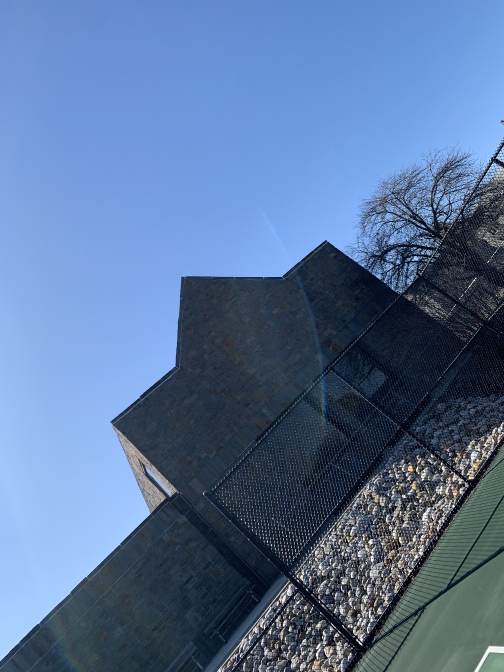
#> input picture RPI Computer Vision/Mosaic Examples/building1.jpg, 1008 x 1344 px (shown at 1/2 size)
$ python seam_carve.py 'Mosaic Examples/building1.jpg'   (older library calls are emulated)
#> lines starting #> are read from the running program, lines starting #| are printed output that depends on the picture
import cv2
import numpy as np
import os
import random
import sys

# Calculates the best vertical seam for an image
def findSeam(color_img):

    img = cv2.cvtColor(color_img,cv2.COLOR_BGR2GRAY)
    height = img.shape[0]
    width = img.shape[1]

    # Calculates partial derivatives
    im_dx = cv2.Sobel(img,cv2.CV_32F,1,0)
    im_dy = cv2.Sobel(img,cv2.CV_32F,0,1)

    # Calculates energies
    energies = abs(im_dx) + abs(im_dy)

    # Matrix for dynamic programming
    W = energies
    W[:,0] = 1000000
    W[:,-1] = 1000000

    for row in range(1,height):

        # Shifted images
        left = W[row - 1,:-2]
        right = W[row - 1,2:]
        center = W[row - 1,1:-1]

        # Finds the minimum W value at every location for the row above it
        mins1 = np.minimum(left,right)
        mins = np.minimum(mins1,center)

        # Adds in the current row energies to the minimum values
        W[row,1:-1] = energies[row,1:-1] + mins


    seam = np.zeros(height)

    # Calculates the final seam location
    last = int(np.argmin(W[-1,:]))
    seam[-1] = last

    # Creates the seam by backtracing through the image
    for row in range(height - 2,-1,-1):

        triple = W[row,last - 1:last + 2]
        index_shift = int(np.argmin(triple)) - 1
        seam[row] = last + index_shift
        last = int(seam[row])

    return seam


# Given a vertical seam on an image, colors all pixels along the seam red (0,0,255) in BGR
def colorSeam(color_img,seam):

    for row in range(0,color_img.shape[0]):
        seam_value = int(seam[row])
        color_img[row,seam_value] = np.array([0,0,255])
    return color_img


# Given vertical seam column locations for an image, removes all seam pixels to resize image
def removeSeam(color_img,seam):

    height = color_img.shape[0]
    width = color_img.shape[1]
    new_color_img = np.zeros((height,width - 1,3))

    for row in range(height):

        seam_value = int(seam[row])

        # Slices to the left and right of targeted pixel
        left = color_img[row,:seam_value]
        right = color_img[row,seam_value + 1:]

        # Puts row back together
        new_color_img[row,:] = np.concatenate((left,right),axis=0)

    return new_color_img


#Finds average energy along vertical seam
def findEnergy(color_img,seam):

    # Calculates partial derivatives
    img = cv2.cvtColor(color_img,cv2.COLOR_BGR2GRAY).astype(np.float32)
    im_dx = cv2.Sobel(img,cv2.CV_32F,1,0)
    im_dy = cv2.Sobel(img,cv2.CV_32F,0,1)

    # Calculates energies
    energies = abs(im_dx) + abs(im_dy)

    # Finds average enery along seam
    height = color_img.shape[0]
    total = 0
    for row in range(height):
        seam_value = int(seam[row])
        total += energies[row,seam_value]

    return total / height


if __name__ == "__main__":


    # Input file
    in_file = sys.argv[1]

    # Checks for valid command line arguments
    prefix = in_file[:-4]
    file_extension = in_file[-4:]

    valid_extensions = ['.jpg','.png']
    if file_extension not in valid_extensions:
        print('Invalid Filename')
        exit()

    # Output filenames
    seam_outfile = f"{prefix}_seam{file_extension}"
    final_outfile = f"{prefix}_final{file_extension}"


    # Reads in image in color
    color_img = cv2.imread(in_file).astype(np.float32)
    height = color_img.shape[0]
#> height = 1344
    width = color_img.shape[1]
#> width = 1008

    # Number of seams to remove
    n_iterations = np.abs(width - height)
#> n_iterations = 336

    # Stores energies of each seam
    energies = []

    # If image is tall, flip to remove horizontal seams
    flip = (height > width)
#> flip = True
    if flip:
        color_img = np.transpose(color_img,(1,0,2))
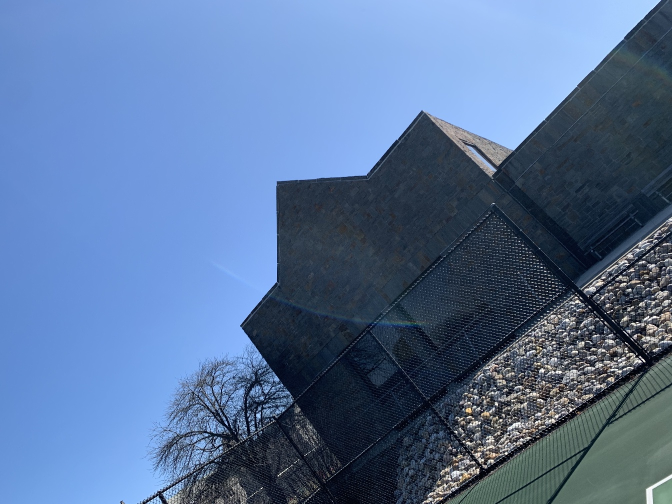
#> color_img: shape (1008, 1344, 3) float32 (shown at 1/2 size); mean B, G, R 153.3, 114.4, 88.1


    #Iterates until image is square
    for itr in range(n_iterations):

        # Find Seam
        seam = findSeam(color_img)

        # If on the first iteration, colors the seam red and prints the image
        if itr == 0:
            colorSeam(color_img,seam)
            if flip:
                flipped = np.transpose(color_img,(1,0,2))
                cv2.imwrite(seam_outfile,color_img)
            else:
                cv2.imwrite(seam_outfile,color_img)

        # Store energies
        energy = findEnergy(color_img,seam)
        energies.append(energy)

        # Removes the seam to create a reduced image (by one column)
        color_img = removeSeam(color_img,seam).astype(np.float32)
#> this loop made 336 passes
#> energy on passes 1 to 3: 44.97, 0.386, 0.415
#> pass 1, in findSeam, `img = cv2.cvtColor(color_img,cv2.COLOR_BGR2GRAY)`:
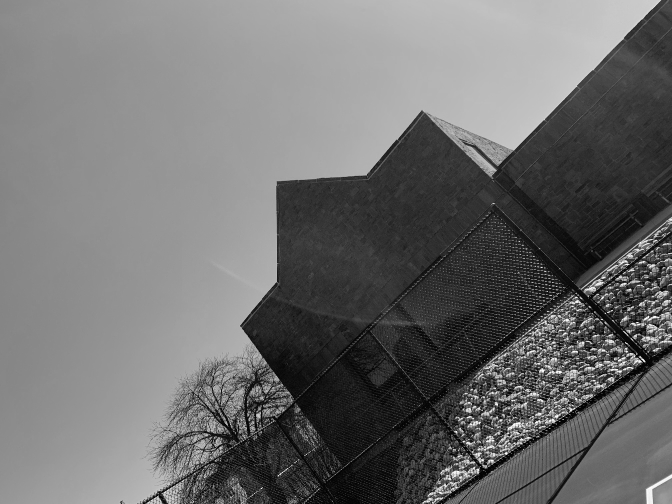
#> img: shape (1008, 1344) float32 (shown at 1/2 size); min 0, max 255, mean 111
#> pass 1, in findSeam, `im_dx = cv2.Sobel(img,cv2.CV_32F,1,0)`:
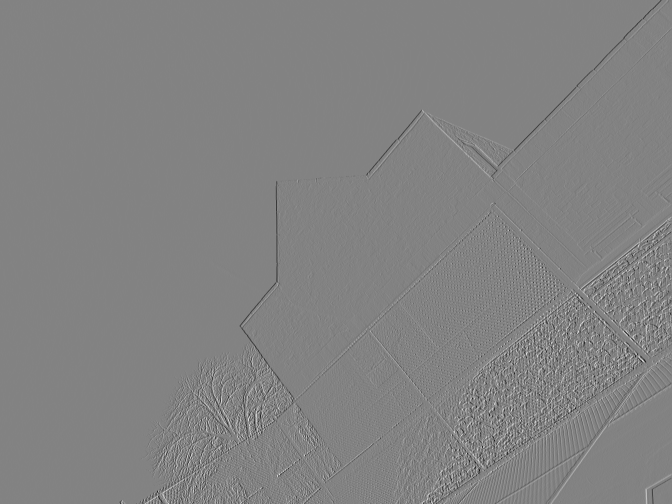
#> im_dx: shape (1008, 1344) float32 (shown at 1/2 size); min -919.1, max 875.9, mean -0.3; drawn with min black and max white
#> pass 1, in findSeam, `im_dy = cv2.Sobel(img,cv2.CV_32F,0,1)`:
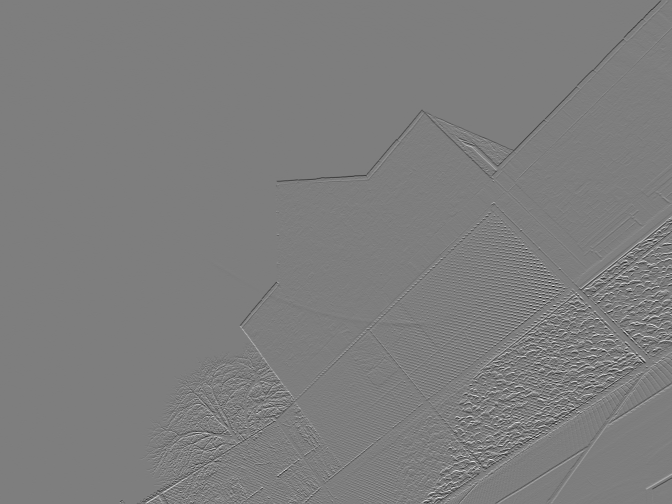
#> im_dy: shape (1008, 1344) float32 (shown at 1/2 size); min -971, max 992.1, mean -0.6; drawn with min black and max white
#> pass 1, in findSeam, `energies = abs(im_dx) + abs(im_dy)`:
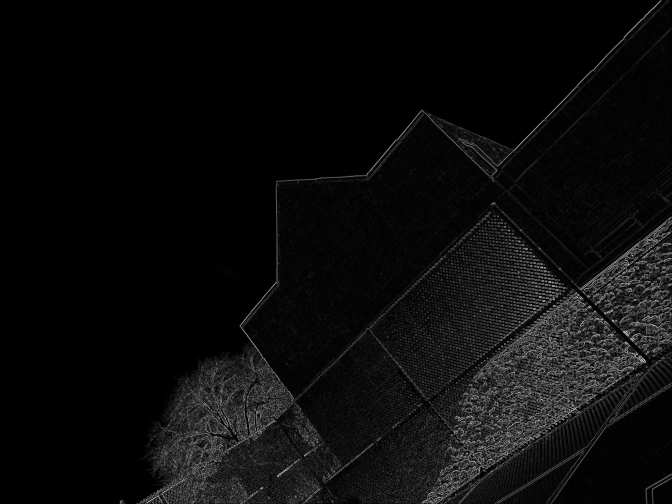
#> energies: shape (1008, 1344) float32 (shown at 1/2 size); min 0, max 1501.7, mean 73; drawn with min black and max white
#> after the loop:
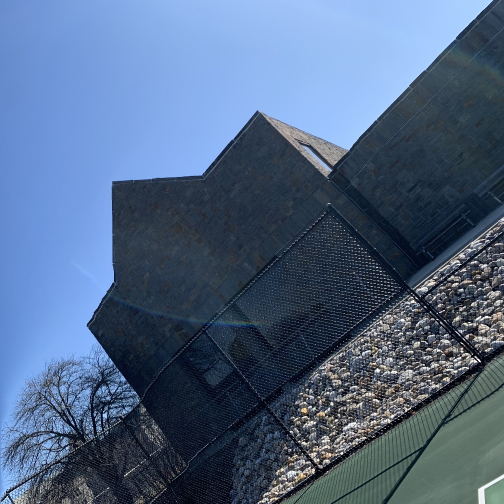
#> color_img: shape (1008, 1008, 3) float32 (shown at 1/2 size); mean B, G, R 132.2, 102.1, 80.6
#> after the loop, energies = 336 values, max 44.97 at index 0, min 0.386 at index 1, mean 3.66

    if flip:
        color_img = np.transpose(color_img,(1,0,2))
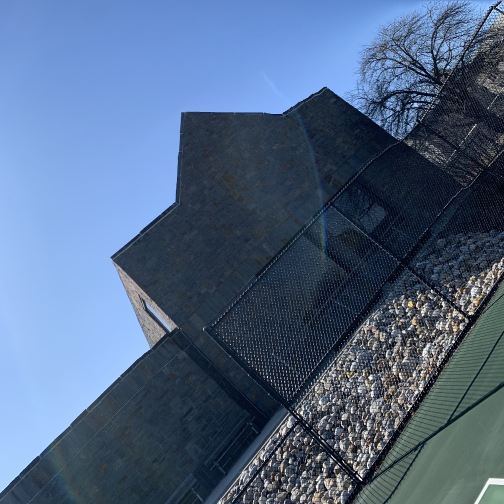
#> color_img: shape (1008, 1008, 3) float32 (shown at 1/2 size); mean B, G, R 132.2, 102.1, 80.6

    cv2.imwrite(final_outfile,color_img)
